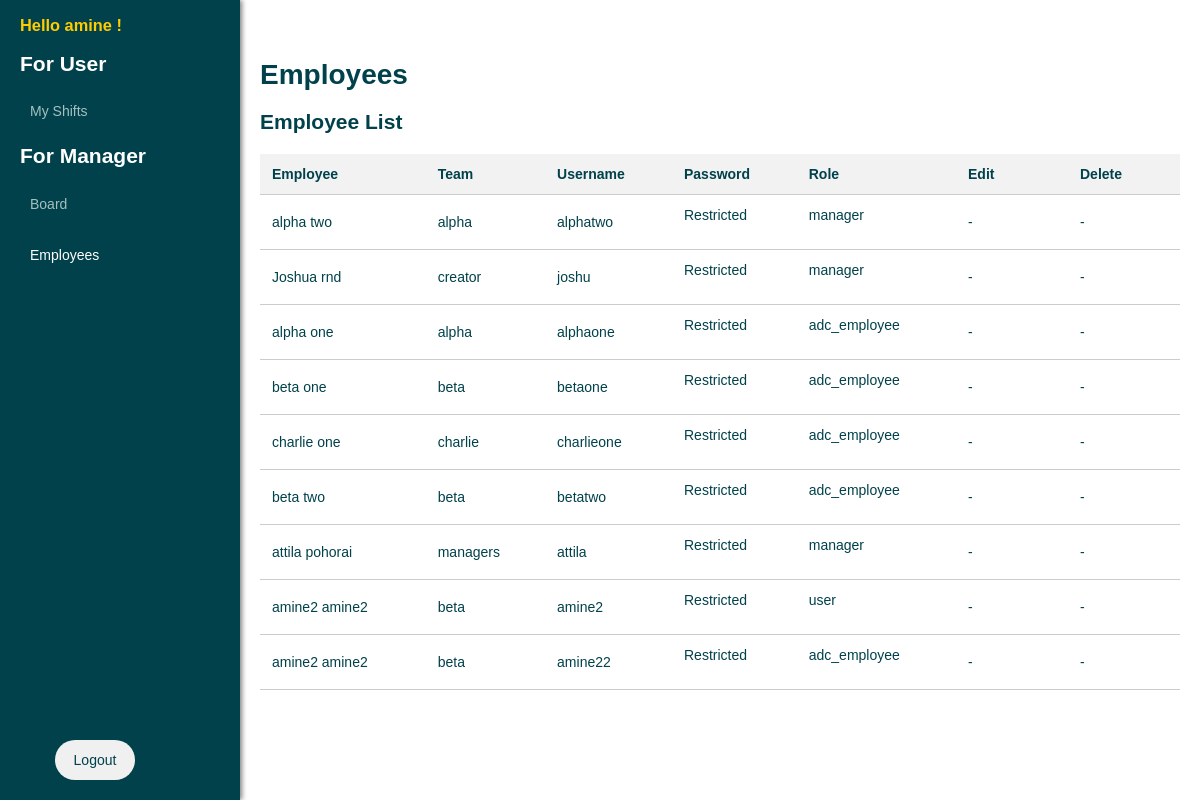
The page /employees/ (signed in) on the database its author committed.
### tables this page shows
CREATE TABLE "users" (
            id INTEGER PRIMARY KEY AUTOINCREMENT,
            username TEXT NOT NULL UNIQUE,
            password_hash TEXT NOT NULL,
            employee_id INTEGER,
            is_active BOOLEAN NOT NULL DEFAULT 1,
            role TEXT NOT NULL DEFAULT 'adc_employee',
            FOREIGN KEY (employee_id) REFERENCES "employees_old"(id) ON DELETE SET NULL
        );

CREATE TABLE employees (
                id INTEGER PRIMARY KEY AUTOINCREMENT,
                first_name TEXT NOT NULL,
                last_name TEXT NOT NULL,
                team TEXT,
                total_overtime TEXT DEFAULT '00:00'
            );

### app/routes/employees.py (the view)
@employees_bp.route('/')
@login_required
def index():
    employees_with_users = employee_service.get_all_employees_with_users()
    for emp in employees_with_users:
        print(f"Employee: {emp['employee'].fullname}, User ID: {emp['user_id']}")
    return render_template('employees/employees.html',
                           employees_with_users=employees_with_users,
                           active='employees',
                           is_manager=is_manager())

### app/database/db.py (called while the page is built)
def get_db():
    db = sqlite3.connect(Config.DATABASE)
    db.row_factory = sqlite3.Row
    return db

### app/models/employee.py (called while the page is built)
    @property
    def fullname(self):
        return f'{self.first} {self.last}'

### app/models/user.py (called while the page is built)
    @property
    def is_authenticated(self):
        return True

    def is_manager(self):
        return self.role == 'manager'

### app/routes/employees.py (called while the page is built)
def is_manager():
    return current_user.is_authenticated and hasattr(current_user, 'role') and current_user.role == 'manager'

### app/services/employee_service.py (called while the page is built)
def get_all_employees_with_users():
    db = get_db()
    try:
        query = '''
        SELECT e.*, u.id AS user_id, u.username, u.password_hash, u.role
        FROM employees e
        LEFT JOIN users u ON e.id = u.employee_id
        '''
        rows = db.execute(query).fetchall()
        return [
            {
                'employee': Employee(row['first_name'], row['last_name'], row['team'], row['id']),
                'user_id': row['user_id'],
                'username': row['username'],
                'password_hash': row['password_hash'],
                'role': row['role']
            }
            for row in rows
        ]
    except Exception as e:
        print(f"Error fetching employees with users: {e}")
        return []
    finally:
        db.close()

### app/services/user_service.py (called while the page is built)
def get_user_by_id(user_id):
    db = get_db()
    try:
        row = db.execute('SELECT * FROM users WHERE id = ?', (user_id, )).fetchone()
        if row:
            print(f"User data: id={row[0]}, username={row[1]}, employee_id={row[3]}, is_active={row[4]}, role={row[5]}")
            return User(row[0], row[1], row[2], row[3], row[4], row[5])
    except Exception as e:
        print("get_user_by_id: User not found")
        return False
    finally:
        db.close()

### app/templates/employees/employees.html (shortened to what this page needs)
{% extends 'layout.html' %}
{% block title %}<h1>Employees</h1>{% endblock %}
{% block content %}
<div>
    <h2>Employee List</h2>
    <table>
        <thead>
            <tr>
                <th>Employee</th>
                <th>Team</th>
                <th>Username</th>
                <th>Password</th>
                <th>Role</th>
                <th>Edit</th>
                <th>Delete</th>
            </tr>
        </thead>
        <tbody>
            {% for item in employees_with_users %}
                <tr id="employee-{{ item.employee.id }}">
                    <td>{{ item.employee.fullname }}</td>
                    <td>{{ item.employee.team }}</td>
                    <td>{{ item.username or 'N/A' }}</td>
                    {% if item.user_id %}
                    <td>
                        {% if is_manager %}
                            <form method="POST" action="{{ url_for('employees.reveal_password', id=item.user_id) }}" class="in_table">
                                <button type="submit">Reveal Password</button>
                            </form>
                        {% else %}
                            <p>Restricted</p>
                        {% endif %}
                    </td>
                    <td>
                        {% if is_manager %}
                            <form method="POST" action="{{ url_for('employees.update_role', id=item.user_id) }}" class="in_table">
                                <select name="role" onchange="this.form.submit()">
                                    <option value="adc_employee" {% if item.role == 'adc_employee' %}selected{% endif %}>ADC Employee</option>
                                    <option value="manager" {% if item.role == 'manager' %}selected{% endif %}>Manager</option>
                                </select>
                            </form>
                        {% else %}
                            <p>{{ item.role }}</p>
                        {% endif %}
                    </td>
                    {% endif %}
                    <td class="action-column">
                        {% if is_manager %}
                            <a href="{{ url_for('employees.edit_employee', id=item.employee.id) }}" class="edit-button" title="Edit">Edit</a>
                        {% else %}
                            <span>-</span>
                        {% endif %}
                    </td>
                    <td class="action-column">
                        {% if is_manager %}
                            <a href="{{ url_for('employees.delete_employee', id=item.employee.id, next=request.path) }}" title="Delete"
                            onclick="return confirm('Are you sure you want to delete the employee {{ item.employee.fullname }}?');" class="delete-button">Delete</a>
                        {% else %}
                            <span>-</span>
                        {% endif %}
                    </td>
                </tr>
            {% endfor %}
        </tbody>
    </table>
</div>
{% endblock %}

### app/templates/sidebar.html (shortened to what this page needs)
<div class="sidebar">
    <h3>Hello {{ current_user.username }} !</h3>
    <h2>For User</h2>
    <ul>
        <li><a href="{{ url_for('my_shifts.index') }}" class="{% if active == 'my_shifts' %}active{% endif %} menu-item">My Shifts</a></li>
    </ul>
    <h2>For Manager</h2>
    <ul>
        <li><a href="{{ url_for('board.index') }}" class="{% if active == 'board' %}active{% endif %} menu-item">Board</a></li>
        <li><a href="{{ url_for('employees.index') }}" class="{% if active == 'employees' %}active{% endif %} menu-item">Employees</a></li>
    </ul>
    <div class="logout">
        {% if current_user.is_authenticated %}
            <a href="{{ url_for('auth.logout') }}" class="logout-button" title="Logout">Logout</a>
        {% else %}
            <a href="{{ url_for('auth.login') }}">Login</a>
        {% endif %}
    </div>
</div>

### app/static/css/styles.css (style rules this page uses)
body { font-family: 'Arial', sans-serif; margin: 0; padding: 0; background-color: #ffffff; color: #00414B; }
h1, h2, h3, p { color: #00414B; }

### app/static/css/button.css (style rules this page uses)
form button, .delete-button, .cancel-button, .edit-button, .logout-button, .yellow-button, .blue-button { border-radius: 25px; border: none; cursor: pointer; text-decoration: none; display: inline-block; }
.cancel-button, .edit-button, .logout-button { background-color: #f0f0f0; color: #00414B; margin-left: 10px; }

### app/static/css/list.css (style rules this page uses)
ul { list-style-type: none; padding: 0; margin: 0; width: 95% ; }

### app/static/css/login.css (style rules this page uses)
ul { list-style-type: none; padding-left: 0; }
.logout { max-width: 140px; margin-top: auto; margin-bottom: 20px; text-align: center; }
.logout-button { border: 2px solid transparent; transition: all 0.2s ease; }
.logout a { color: #00414B; text-decoration: none; }

### app/static/css/table.css (style rules this page uses)
table { width: 100%; border-collapse: separate; margin-top: 20px; border-spacing: 0; border-radius: 100px; }
th, td { padding: 12px; text-align: left; border-bottom: 1px solid #ccc; }
th { background-color: #f2f2f2; color: #00414B; }
.action-column { width: 70px; text-align: left; padding-right: 30px; }

### app/static/css/sidebar.css (style rules this page uses)
.sidebar { width: 200px; background-color: #00414B; padding: 0 20px; box-shadow: 2px 0 5px rgba(0, 0, 0, 0.5); flex-shrink: 0; display: flex; flex-direction: column; justify-content: space-between; position: sticky; top: 0; height: 100vh; }
.sidebar h2, p { margin-top: 0; color: #ffffff; }
.sidebar h3 { color: #ffcc00; }
.sidebar ul { list-style-type: none; padding: 0; }
.sidebar ul li { margin-bottom: 15px; }
.sidebar ul li a { text-decoration: none; color: #A3C1C1; padding: 10px; display: block; border-radius: 5px; transition: background-color 0.3s ease; }
.sidebar ul li a.active { color: #ffffff; }

### app/static/css/media.css (style rules this page uses)
@media screen and (min-width: 1024px) and (max-width: 1366px) { body, form button { font-size: 14px; } }
@media screen and (min-width: 1024px) and (max-width: 1366px) { form button, .delete-button, .cancel-button, .edit-button, .logout-button, .yellow-button, .blue-button { padding: 10px 17px; } }

### rows shown on the page
users: username "amine"
users: employee.fullname "alpha two", employee.team "alpha", username "alphatwo", role "manager"
users: employee.fullname "Joshua rnd", employee.team "creator", username "joshu", role "manager"
users: employee.fullname "alpha one", employee.team "alpha", username "alphaone", role "adc_employee"
users: employee.fullname "beta one", employee.team "beta", username "betaone", role "adc_employee"
users: employee.fullname "charlie one", employee.team "charlie", username "charlieone", role "adc_employee"
users: employee.fullname "beta two", employee.team "beta", username "betatwo", role "adc_employee"
users: employee.fullname "attila pohorai", employee.team "managers", username "attila", role "manager"
users: employee.fullname "amine2 amine2", employee.team "beta", username "amine2", role "user"
users: employee.fullname "amine2 amine2", employee.team "beta", username "amine22", role "adc_employee"
